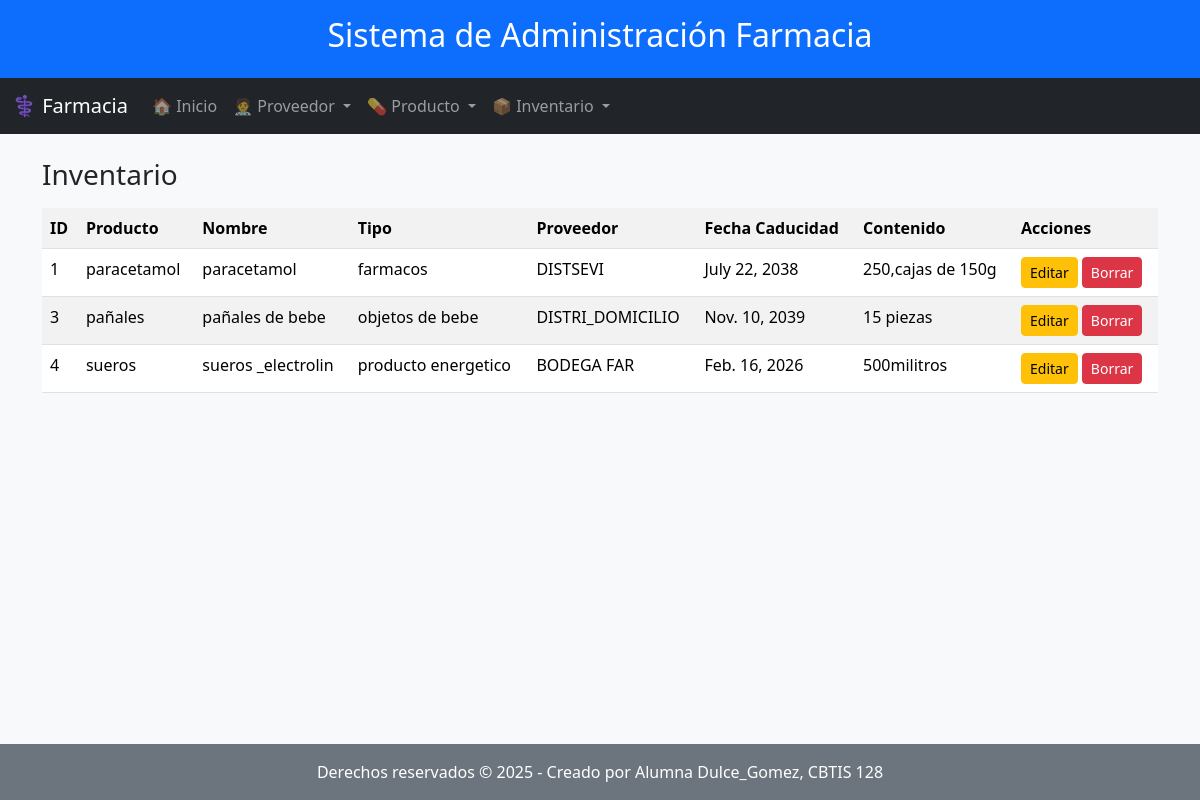
/ver_inventario/, run on the app's committed database.
### parte final/app_Farmacia/models.py (models this page shows, shortened)
class Inventario(models.Model):
    producto = models.ForeignKey(Producto, on_delete=models.CASCADE, related_name='inventarios')
    nombre = models.CharField(max_length=100)
    tipo = models.CharField(max_length=50)
    foto = models.ImageField(upload_to='productos/', blank=True, null=True)
    proveedor = models.ForeignKey(Proveedor, on_delete=models.CASCADE, related_name='inventarios')
    fecha_caducidad = models.DateField()
    contenido = models.CharField(max_length=100)

class Producto(models.Model):
    nombre = models.CharField(max_length=100)
    tipo_producto = models.CharField(max_length=50)
    fecha_caducidad = models.DateField()
    precio = models.DecimalField(max_digits=10, decimal_places=2)
    proveedor = models.ForeignKey(Proveedor, on_delete=models.CASCADE, related_name='productos')

class Proveedor(models.Model):
    nombre = models.CharField(max_length=100)
    direccion = models.CharField(max_length=200)
    telefono = models.CharField(max_length=15)
    correo_electronico = models.EmailField(max_length=100)
    tipo_producto = models.CharField(max_length=50)

### parte final/app_Farmacia/views.py (the view)
# urls.py: path('ver_inventario/', views.ver_inventario, name="ver_inventario"),
def ver_inventario(request):
    inventarios = Inventario.objects.all()
    return render(request, "inventario/ver_inventario.html", {"inventarios": inventarios})

### parte final/app_Farmacia/templates/inventario/ver_inventario.html
{% extends 'base.html' %}
{% block contenido %}
<h3>Inventario</h3>
<table class="table table-striped mt-3">
    <tr>
        <th>ID</th>
        <th>Producto</th>
        <th>Nombre</th>
        <th>Tipo</th>
        <th>Proveedor</th>
        <th>Fecha Caducidad</th>
        <th>Contenido</th>
        <th>Acciones</th>
    </tr>
    {% for i in inventarios %}
    <tr>
        <td>{{ i.id }}</td>
        <td>{{ i.producto.nombre }}</td>
        <td>{{ i.nombre }}</td>
        <td>{{ i.tipo }}</td>
        <td>{{ i.proveedor.nombre }}</td>
        <td>{{ i.fecha_caducidad }}</td>
        <td>{{ i.contenido }}</td>
        <td>
            <a class="btn btn-warning btn-sm" href="/actualizar_inventario/{{ i.id }}/">Editar</a>
            <a class="btn btn-danger btn-sm" href="/borrar_inventario/{{ i.id }}/">Borrar</a>
        </td>
    </tr>
    {% endfor %}
</table>
{% endblock %}

### data on the page
Inventario: id "1", producto.nombre "paracetamol", nombre "paracetamol", tipo "farmacos", proveedor.nombre "DISTSEVI", fecha_caducidad "July 22, 2038", contenido "250,cajas de 150g"
Inventario: id "3", producto.nombre "pañales", nombre "pañales de bebe", tipo "objetos de bebe", proveedor.nombre "DISTRI_DOMICILIO", fecha_caducidad "Nov. 10, 2039", contenido "15 piezas"
Inventario: id "4", producto.nombre "sueros", nombre "sueros _electrolin", tipo "producto energetico", proveedor.nombre "BODEGA FAR", fecha_caducidad "Feb. 16, 2026", contenido "500militros"
